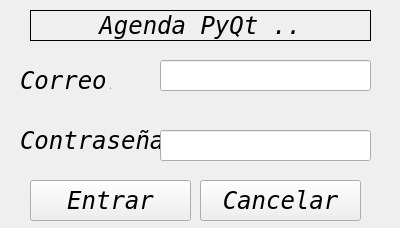
<?xml version="1.0" encoding="UTF-8"?>
<ui version="4.0">
 <class>Main</class>
 <widget class="QMainWindow" name="Main">
  <property name="geometry">
   <rect>
    <x>0</x>
    <y>0</y>
    <width>400</width>
    <height>228</height>
   </rect>
  </property>
  <property name="maximumSize">
   <size>
    <width>400</width>
    <height>228</height>
   </size>
  </property>
  <property name="font">
   <font>
    <family>NSimSun</family>
    <pointsize>18</pointsize>
    <italic>true</italic>
   </font>
  </property>
  <property name="windowTitle">
   <string>Iniciar sesion !!!</string>
  </property>
  <widget class="QWidget" name="grilla">
   <widget class="QLabel" name="titulo">
    <property name="geometry">
     <rect>
      <x>30</x>
      <y>10</y>
      <width>341</width>
      <height>31</height>
     </rect>
    </property>
    <property name="font">
     <font>
      <family>NSimSun</family>
      <pointsize>18</pointsize>
      <italic>true</italic>
     </font>
    </property>
    <property name="frameShape">
     <enum>QFrame::Box</enum>
    </property>
    <property name="text">
     <string>Agenda PyQt ..</string>
    </property>
    <property name="textFormat">
     <enum>Qt::AutoText</enum>
    </property>
    <property name="alignment">
     <set>Qt::AlignCenter</set>
    </property>
    <property name="wordWrap">
     <bool>true</bool>
    </property>
    <property name="openExternalLinks">
     <bool>true</bool>
    </property>
   </widget>
   <widget class="QLabel" name="cor">
    <property name="geometry">
     <rect>
      <x>20</x>
      <y>60</y>
      <width>91</width>
      <height>41</height>
     </rect>
    </property>
    <property name="text">
     <string>Correo:</string>
    </property>
   </widget>
   <widget class="QLabel" name="con">
    <property name="geometry">
     <rect>
      <x>20</x>
      <y>120</y>
      <width>141</width>
      <height>41</height>
     </rect>
    </property>
    <property name="text">
     <string>Contraseña:</string>
    </property>
   </widget>
   <widget class="QLineEdit" name="lincor">
    <property name="geometry">
     <rect>
      <x>160</x>
      <y>60</y>
      <width>211</width>
      <height>31</height>
     </rect>
    </property>
   </widget>
   <widget class="QLineEdit" name="lincon">
    <property name="geometry">
     <rect>
      <x>160</x>
      <y>130</y>
      <width>211</width>
      <height>31</height>
     </rect>
    </property>
    <property name="echoMode">
     <enum>QLineEdit::Password</enum>
    </property>
   </widget>
   <widget class="QPushButton" name="btent">
    <property name="geometry">
     <rect>
      <x>30</x>
      <y>180</y>
      <width>161</width>
      <height>41</height>
     </rect>
    </property>
    <property name="cursor">
     <cursorShape>PointingHandCursor</cursorShape>
    </property>
    <property name="text">
     <string>Entrar</string>
    </property>
   </widget>
   <widget class="QPushButton" name="btcanc">
    <property name="geometry">
     <rect>
      <x>200</x>
      <y>180</y>
      <width>161</width>
      <height>41</height>
     </rect>
    </property>
    <property name="cursor">
     <cursorShape>PointingHandCursor</cursorShape>
    </property>
    <property name="text">
     <string>Cancelar</string>
    </property>
   </widget>
  </widget>
 </widget>
 <resources/>
 <connections/>
</ui>
